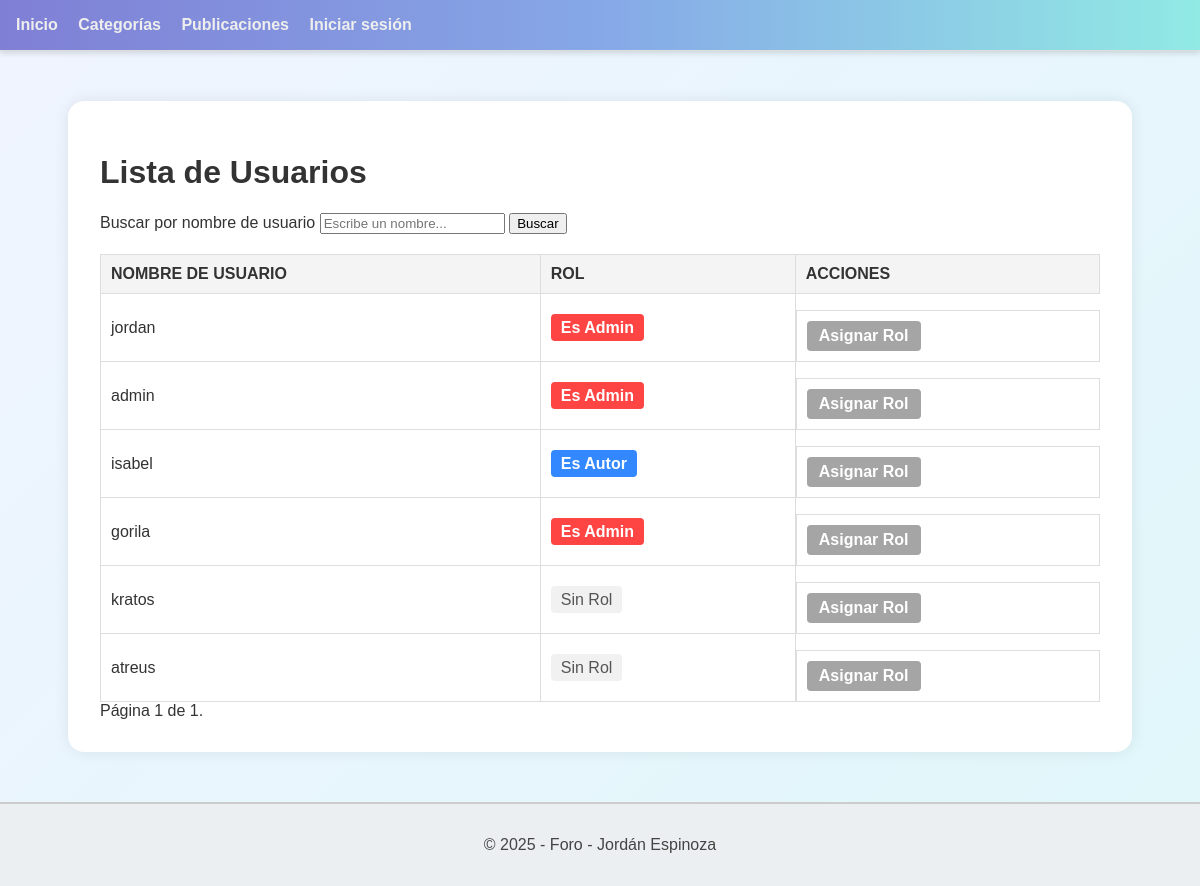
The page /foro/lista_usuarios/ on the database as committed earlier.
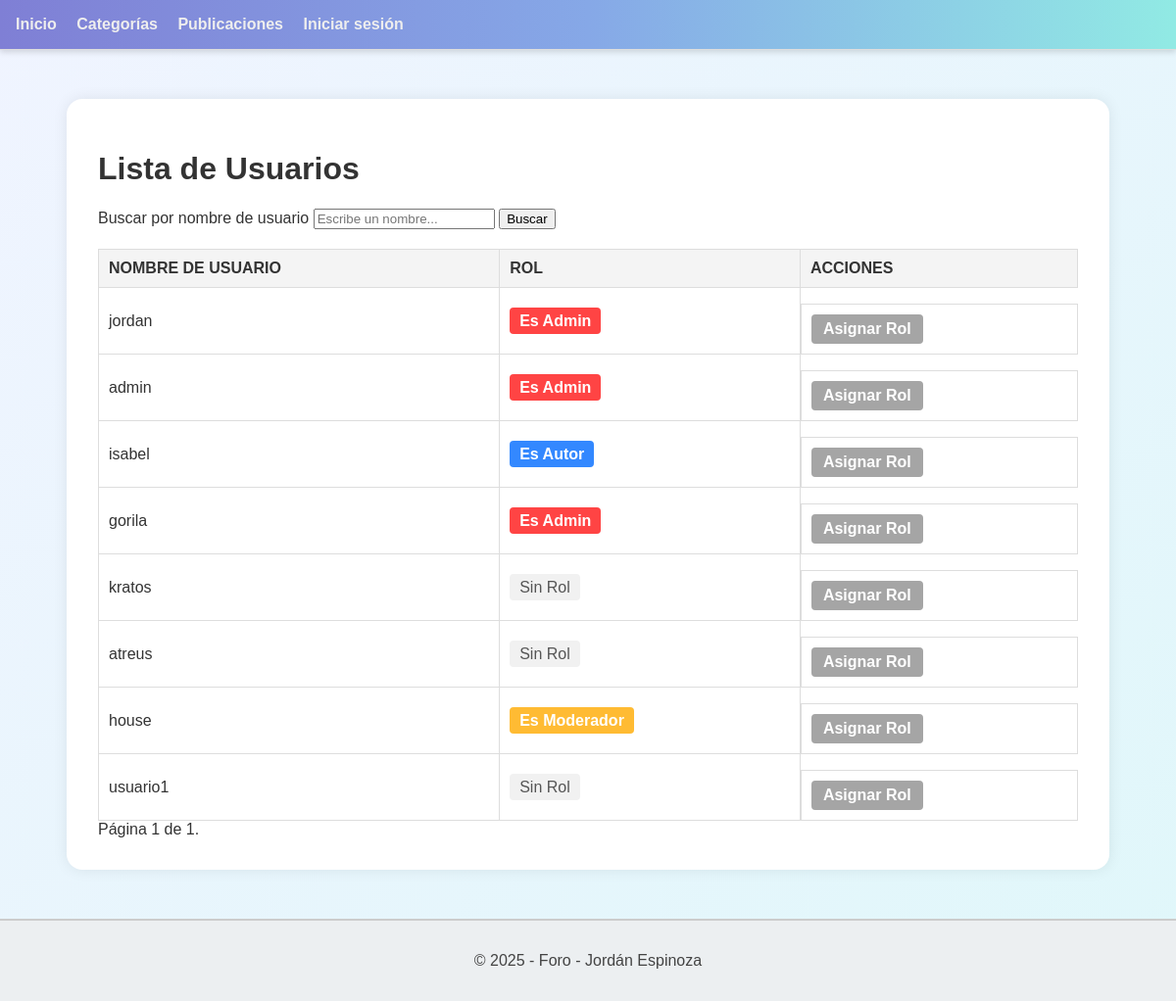
The same page on the database as committed later.
### foro_aplicacion/models.py (models this page shows, shortened)
class Usuario(AbstractUser):
    correo = models.EmailField(max_length=100, unique=True)
    es_admin = models.BooleanField(default=False)
    es_baneado = models.BooleanField(default=False)
    es_moderador = models.BooleanField(default=False)
    es_autor = models.BooleanField(default=False)
    reputacion = models.IntegerField(default=0)
    avatar = models.ImageField(upload_to='avatars/', blank=True, null=True)
    class Meta:
        verbose_name = 'Usuario'
        verbose_name_plural = 'Usuarios'

### foro_aplicacion/views.py (the view)
# urls.py: path('lista_usuarios/', lista_usuarios, name='lista_usuarios'),
def lista_usuarios(request):
    nombre = request.GET.get('nombre', '')
    usuarios = Usuario.objects.all()
    if nombre:
        usuarios = usuarios.filter(username__icontains=nombre)
    paginator = Paginator(usuarios, 10)
    page_number = request.GET.get('page')
    usuarios_paginados = paginator.get_page(page_number)
    return render(request, 'foro_aplicacion/lista_usuarios.html', {
        'usuarios': usuarios_paginados,
        'nombre': nombre  # Para mantener el valor del campo en la barra de búsqueda
    })

### foro_aplicacion/context_processors.py (called while the page is built)
def cantidad_notificaciones(request):
    if request.user.is_authenticated:
        cantidad = request.user.notificaciones.filter(leida=False).count()
        return {'cantidad_no_leidas': cantidad}
    return {}

### foro_aplicacion/templates/foro_aplicacion/lista_usuarios.html (shortened to what this page needs)
{% extends "template_base.html" %}
{% block body %}
    <h1>Lista de Usuarios</h1>
    <form method="get" class="buscar-usuarios-form mb-3">
        <label for="nombre">Buscar por nombre de usuario</label>
        <input type="text" name="nombre" id="nombre" value="{{ nombre }}" placeholder="Escribe un nombre...">
        <button type="submit">Buscar</button>
    </form>
    <table class="tabla-usuarios">
        <thead>
            <tr>
                <th>Nombre de usuario</th>
                <th>Rol</th>
                <th>Acciones</th>
            </tr>
        </thead>
        <tbody>
            {% for usuario in usuarios %}
                <tr>
                    <td>{{ usuario.username }}</td>
                    <td>
                        {% if usuario.es_admin %}
                            <span class="role-admin">Es Admin</span>
                        {% elif usuario.es_moderador %}
                            <span class="role-moderador">Es Moderador</span>
                        {% elif usuario.es_baneado %}
                            <span class="role-baneado">Está Baneado</span>
                        {% elif usuario.es_autor %}
                            <span class="role-autor">Es Autor</span>
                        {% elif usuario.es_usuario %}
                            <span class="role-usuario">Es Usuario</span>
                        {% else %}
                            <span class="role-sin-rol">Sin Rol</span>
                        {% endif %}
                    </td>
                    <td class="acciones">
                        <a href="{% url 'asignar_rol' usuario.pk %}" class="btn-asignar-rol">Asignar Rol</a>
                    </td>
                </tr>
            {% empty %}
                <tr>
                    <td colspan="3">No se encontraron usuarios.</td>
                </tr>
            {% endfor %}
        </tbody>
    </table>
    <div class="pagination">
        <span class="step-links">
            <span class="current">
                Página {{ usuarios.number }} de {{ usuarios.paginator.num_pages }}.
            </span>
        </span>
    </div>
{% endblock %}

Rows that differ between the two databases and show on the page:
added Usuario: username "house", es_admin "Es Moderador"
added Usuario: username "usuario1", es_admin "Sin Rol"
